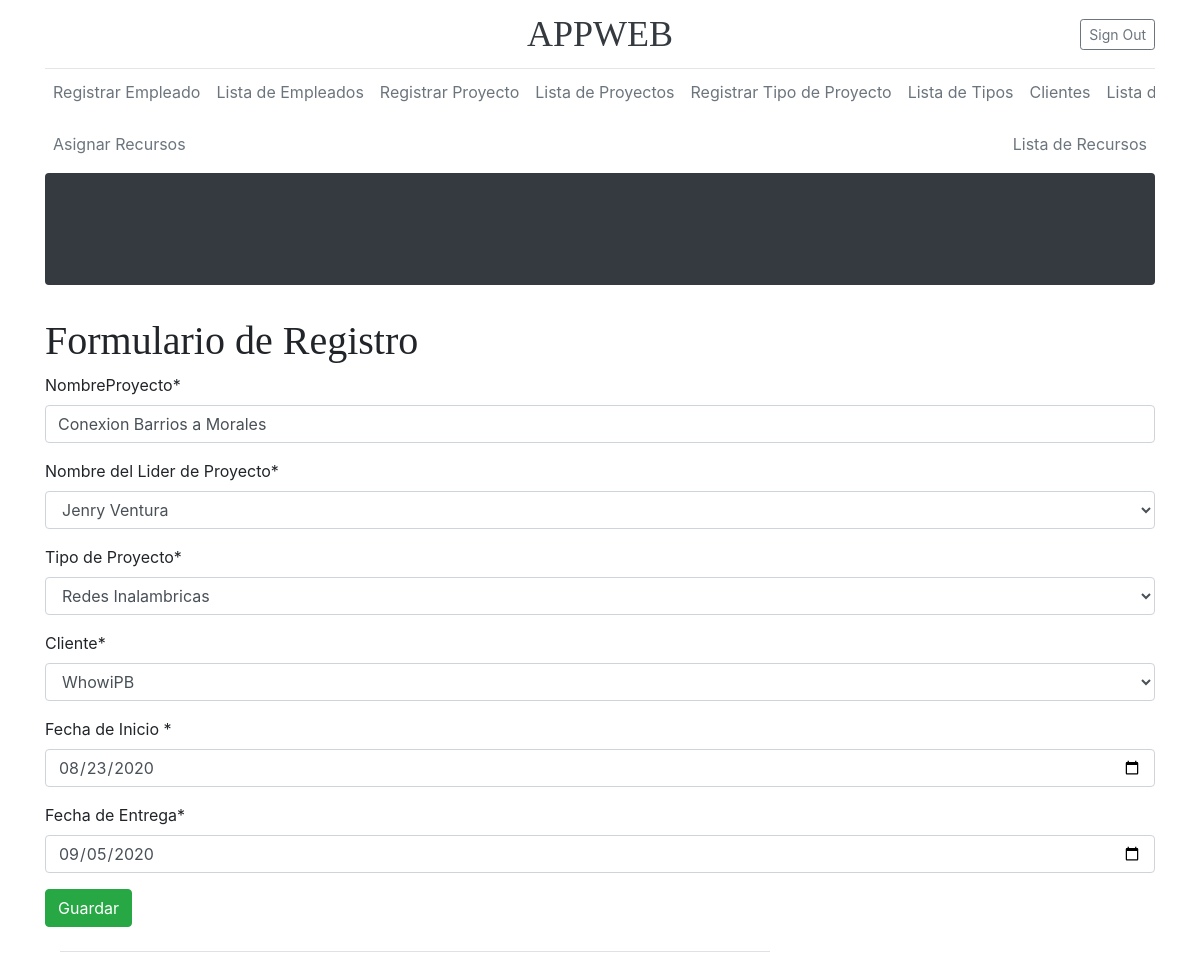
Screenshot of /editarProyecto/1 with the database file from the repository.
### Models/proyect/models.py (models this page shows, shortened)
class proyect(models.Model):
    CodigoProyecto = models.AutoField(primary_key=True)
    NombreProyecto = models.CharField(max_length=75)
    empleado_CodigoEmpleado = models.ForeignKey(Empleado, on_delete=models.CASCADE)
    tipopro_CodigoTipoPro = models.ForeignKey(TipoProyecto, on_delete=models.CASCADE)
    cliente_CodigoCliente = models.ForeignKey(Cliente, on_delete=models.CASCADE)
    FechaInicio = models.DateField()
    FechaEntrega = models.DateField()

### Models/proyect/views.py (the view)
# urls.py: path('editarProyecto/<id>', FormularioProyectoView.editarProyecto, name='editarProyecto'),
    def editarProyecto(request, id):
        actua= proyect.objects.get(CodigoProyecto=id)
        data = {
            'form': FormularioProyecto(instance=actua)
        }
        if request.method == 'POST':
            formulario = FormularioProyecto(data=request.POST, instance=actua)
            if formulario.is_valid():
                formulario.save()
                data['mensaje']= "Se Actualizo el Registro."
                data['form']=formulario
        return render(request, 'modificarProyectos.html', data)

### Models/proyect/forms.py
class FormularioProyecto(ModelForm):
    class Meta:
        model = proyect
        fields = [
            'NombreProyecto',
            'empleado_CodigoEmpleado',
            'tipopro_CodigoTipoPro',
            'cliente_CodigoCliente',
            'FechaInicio',
            'FechaEntrega',
        ]
        labels = {
            'empleado_CodigoEmpleado': 'Nombre del Lider de Proyecto',
            'tipopro_CodigoTipoPro': 'Tipo de Proyecto',
            'cliente_CodigoCliente' : 'Cliente',
            'FechaInicio' :  'Fecha de Inicio ',
            'FechaEntrega': 'Fecha de Entrega',
        }
        widgets = {'FechaEntrega': DateInput(attrs={'type': 'date'}),'FechaInicio': DateInput(attrs={'type':'date'})}

### Models/Cliente/models.py (called while the page is built)
    def __str__(self):
        return '{}'.format(self.NombreCliente)

### Models/Empleado/models.py (called while the page is built)
    def __str__(self):
        return '{} {}'.format(self.Nombre, self.Apellido)

### Models/TipoProyecto/models.py (called while the page is built)
    def __str__(self):
        return '{}'.format(self.Descripcion)

### Templates/modificarProyectos.html (shortened to what this page needs)
{% extends 'Index2.html' %}
{% load crispy_forms_tags %}
{% block content %}
    <h1> Formulario de Registro </h1>
    <form  method="POST">
    {{ form|crispy }}
    <button type="submit" class="btn btn-success">Guardar</button>
    </form>
{% endblock %}

### Static/blog/blog.css (style rules this page uses)
h1, h2, h3, h4, h5, h6 { font-family: "Playfair Display", Georgia, "Times New Roman", serif; }

### rows the page displays
proyect: NombreProyecto "Conexion Barrios a Morales", empleado_CodigoEmpleado "Jenry Ventura", tipopro_CodigoTipoPro "Redes Inalambricas", cliente_CodigoCliente "WhowiPB", FechaInicio "08/23/2020", FechaEntrega "09/05/2020"
